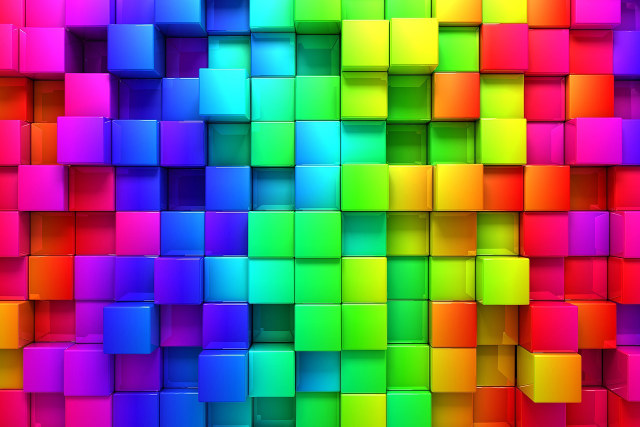
#> input picture ExampleCode/OpenCV/Images/1280px-Color-wallpapers-30653-4019293.jpg, 1280 x 853 px (shown at 1/2 size)
$ python 01_split_and_merge.py
#> lines starting #> are read from the running program, lines starting #| are printed output that depends on the picture
#> in main, image is the input picture: shape (853, 1280, 3); mean B, G, R 106.4, 101.4, 123.6
#!/usr/bin/env python3


import cv2
import numpy

# This works with images and already existing videos.
def rescale_image(image, scale=0.4):
#> called with scale = 0.7
    width  = int(image.shape[1] * scale)
#> width = 896
    height = int(image.shape[0] * scale)
#> height = 597

    dimensions = (width, height)
#> dimensions = (896, 597)

    return cv2.resize(image, dimensions, interpolation=cv2.INTER_AREA)
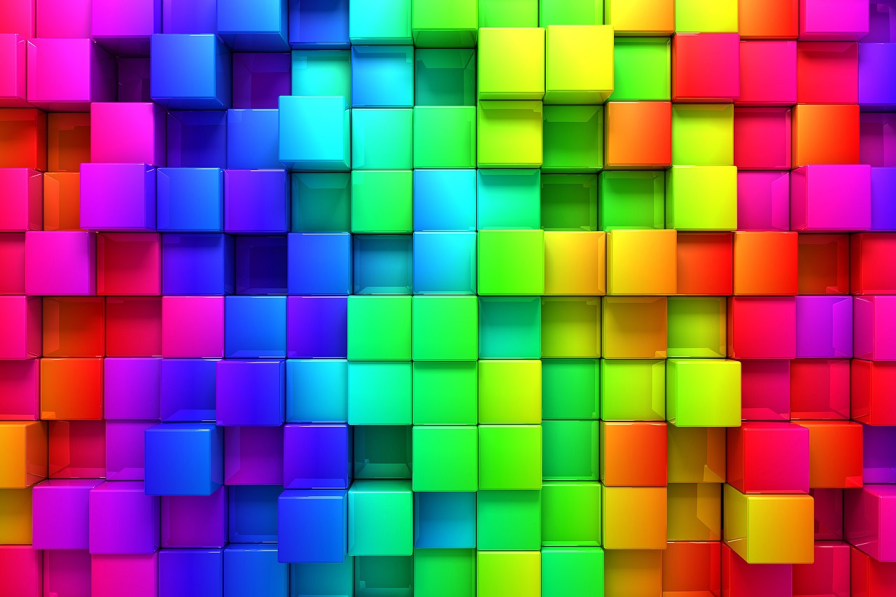
#> returned value: shape (597, 896, 3); mean of channels 0, 1, 2 106.4, 101.4, 123.6; drawn as B, G, R


def main():
    image = cv2.imread("../Images/1280px-Color-wallpapers-30653-4019293.jpg")
    scaled_image = rescale_image(image, 0.7)
    cv2.imshow("Color wallpapers", scaled_image)
    cv2.waitKey(0)

    blue, green, red = cv2.split(scaled_image)
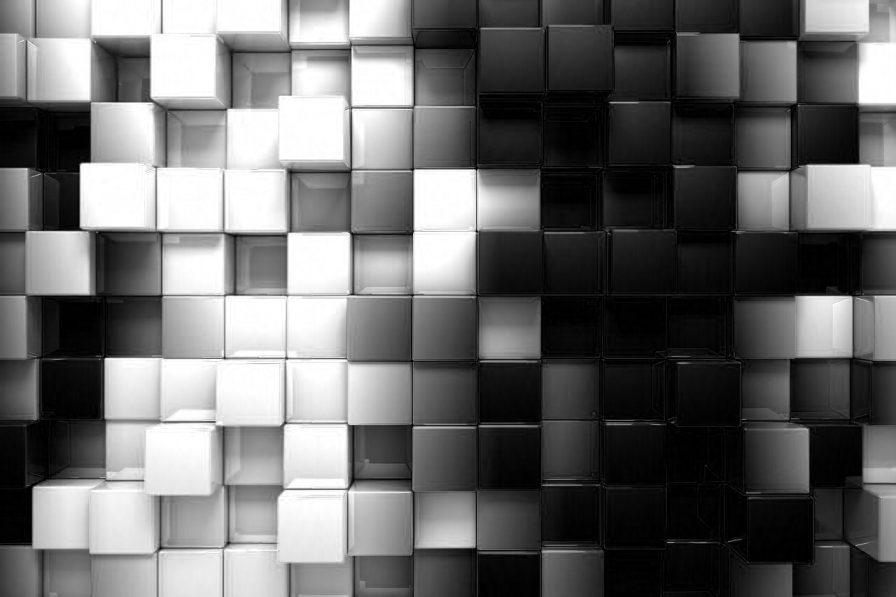
#> blue: shape (597, 896); min 0, max 255, mean 106.4
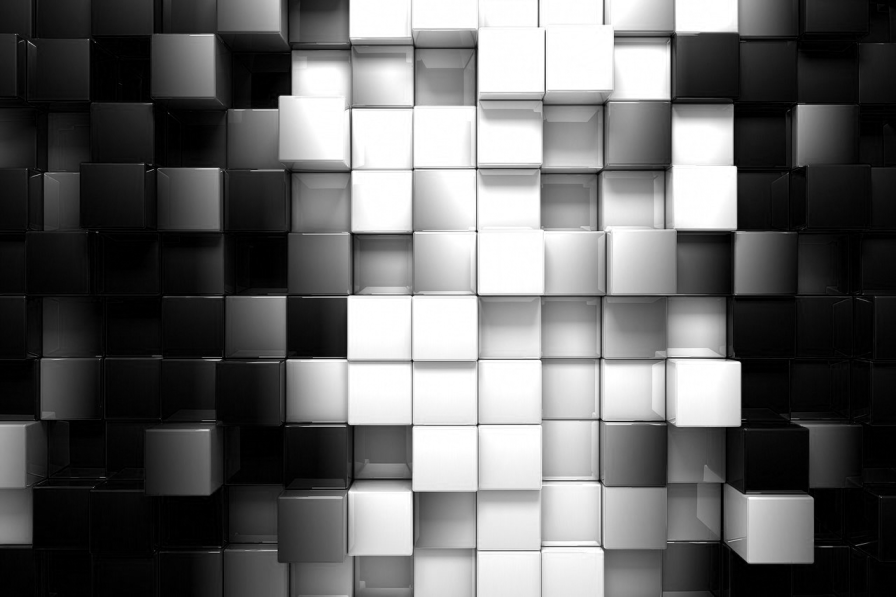
#> green: shape (597, 896); min 0, max 255, mean 101.4
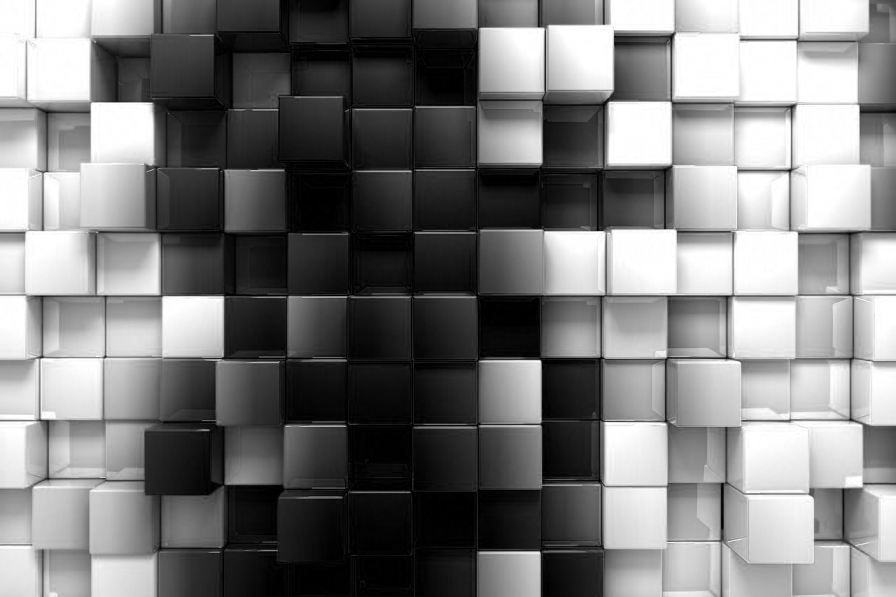
#> red: shape (597, 896); min 0, max 255, mean 123.6
    cv2.imshow("Blue", blue)
    cv2.waitKey(0)

    cv2.imshow("Green", green)
    cv2.waitKey(0)

    cv2.imshow("Red", red)
    cv2.waitKey(0)

    # OW, they are all gray! Let's fix this!

    black = numpy.zeros(scaled_image.shape[:2], dtype="uint8")
    cv2.imshow("Black", black)
    cv2.waitKey(0)

    blue_correct_channel = cv2.merge([blue, black, black])
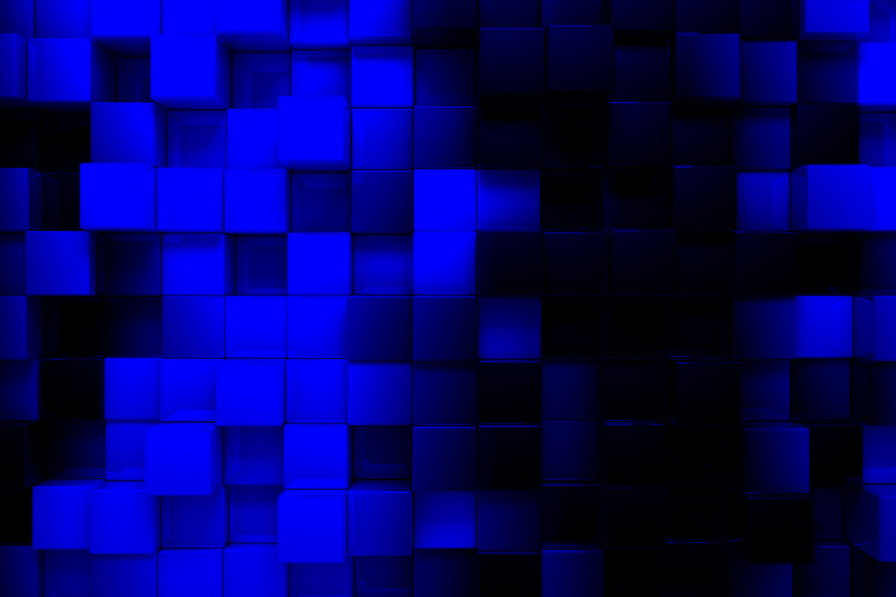
#> blue_correct_channel: shape (597, 896, 3); mean of channels 0, 1, 2 106.4, 0, 0; drawn as B, G, R
    cv2.imshow("Blue in its correct channel", blue_correct_channel)
    cv2.waitKey(0)

    green_correct_channel = cv2.merge([black, green, black])
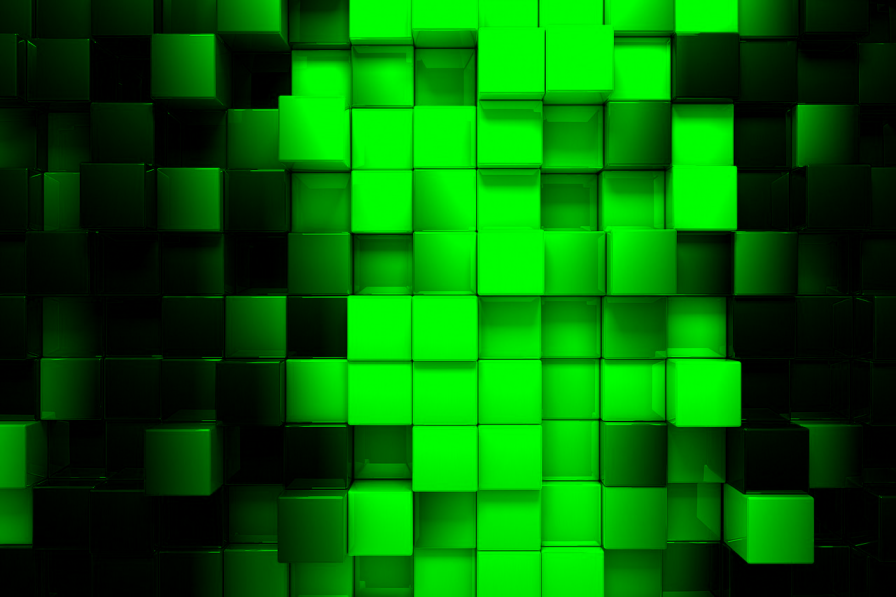
#> green_correct_channel: shape (597, 896, 3); mean of channels 0, 1, 2 0, 101.4, 0; drawn as B, G, R
    cv2.imshow("Green in its correct channel", green_correct_channel)
    cv2.waitKey(0)

    red_correct_channel = cv2.merge([black, black, red])
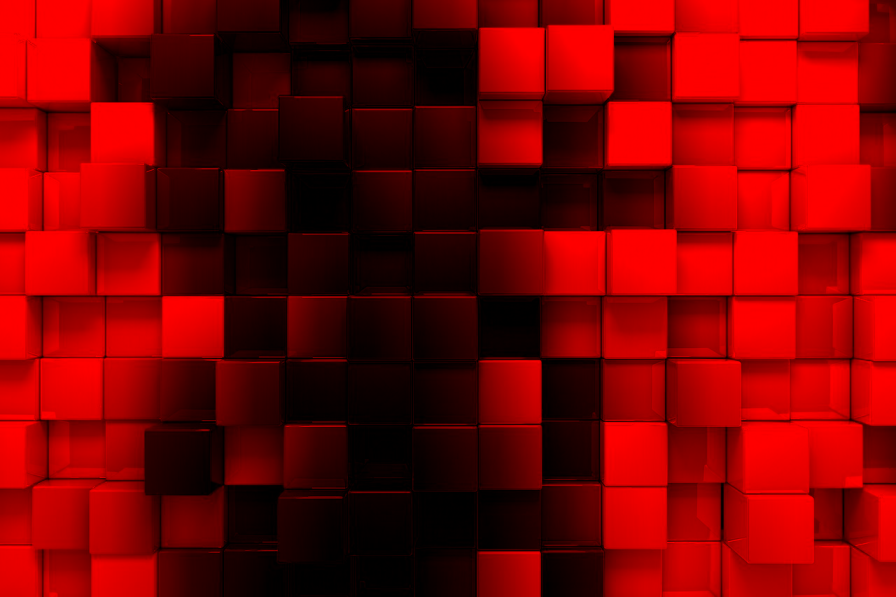
#> red_correct_channel: shape (597, 896, 3); mean of channels 0, 1, 2 0, 0, 123.6; drawn as B, G, R
    cv2.imshow("Red in its correct channel", red_correct_channel)
    cv2.waitKey(0)


if __name__ == "__main__":
    main()
